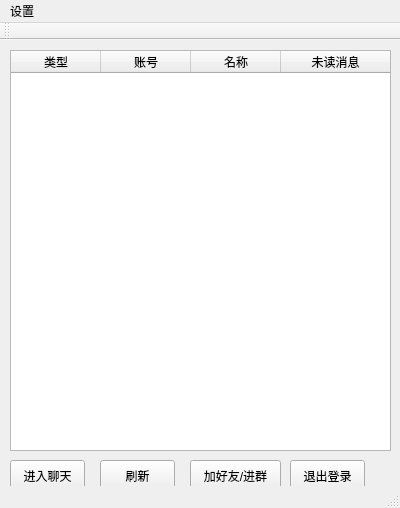
<?xml version="1.0" encoding="UTF-8"?>
<ui version="4.0">
 <class>MainWindow</class>
 <widget class="QMainWindow" name="MainWindow">
  <property name="geometry">
   <rect>
    <x>0</x>
    <y>0</y>
    <width>400</width>
    <height>508</height>
   </rect>
  </property>
  <property name="windowTitle">
   <string/>
  </property>
  <property name="windowIcon">
   <iconset resource="images.qrc">
    <normaloff>:/images/other</normaloff>:/images/other</iconset>
  </property>
  <widget class="QWidget" name="centralWidget">
   <widget class="QTableWidget" name="tableWidget">
    <property name="geometry">
     <rect>
      <x>10</x>
      <y>10</y>
      <width>381</width>
      <height>401</height>
     </rect>
    </property>
    <property name="minimumSize">
     <size>
      <width>381</width>
      <height>401</height>
     </size>
    </property>
    <property name="sortingEnabled">
     <bool>false</bool>
    </property>
    <attribute name="horizontalHeaderVisible">
     <bool>true</bool>
    </attribute>
    <attribute name="horizontalHeaderCascadingSectionResizes">
     <bool>false</bool>
    </attribute>
    <attribute name="horizontalHeaderDefaultSectionSize">
     <number>90</number>
    </attribute>
    <attribute name="horizontalHeaderHighlightSections">
     <bool>true</bool>
    </attribute>
    <attribute name="horizontalHeaderMinimumSectionSize">
     <number>90</number>
    </attribute>
    <attribute name="horizontalHeaderShowSortIndicator" stdset="0">
     <bool>false</bool>
    </attribute>
    <attribute name="horizontalHeaderStretchLastSection">
     <bool>true</bool>
    </attribute>
    <attribute name="verticalHeaderVisible">
     <bool>false</bool>
    </attribute>
    <attribute name="verticalHeaderCascadingSectionResizes">
     <bool>false</bool>
    </attribute>
    <attribute name="verticalHeaderDefaultSectionSize">
     <number>36</number>
    </attribute>
    <attribute name="verticalHeaderHighlightSections">
     <bool>true</bool>
    </attribute>
    <attribute name="verticalHeaderShowSortIndicator" stdset="0">
     <bool>false</bool>
    </attribute>
    <attribute name="verticalHeaderStretchLastSection">
     <bool>false</bool>
    </attribute>
    <column>
     <property name="text">
      <string>类型</string>
     </property>
    </column>
    <column>
     <property name="text">
      <string>账号</string>
     </property>
    </column>
    <column>
     <property name="text">
      <string>名称</string>
     </property>
    </column>
    <column>
     <property name="text">
      <string>未读消息</string>
     </property>
    </column>
   </widget>
   <widget class="QPushButton" name="refresh">
    <property name="geometry">
     <rect>
      <x>100</x>
      <y>420</y>
      <width>75</width>
      <height>31</height>
     </rect>
    </property>
    <property name="text">
     <string>刷新</string>
    </property>
   </widget>
   <widget class="QPushButton" name="openDialogWindow">
    <property name="geometry">
     <rect>
      <x>10</x>
      <y>420</y>
      <width>75</width>
      <height>31</height>
     </rect>
    </property>
    <property name="text">
     <string>进入聊天</string>
    </property>
   </widget>
   <widget class="QPushButton" name="addFriendGroup">
    <property name="geometry">
     <rect>
      <x>190</x>
      <y>420</y>
      <width>91</width>
      <height>31</height>
     </rect>
    </property>
    <property name="text">
     <string>加好友/进群</string>
    </property>
   </widget>
   <widget class="QPushButton" name="quit">
    <property name="geometry">
     <rect>
      <x>290</x>
      <y>420</y>
      <width>75</width>
      <height>31</height>
     </rect>
    </property>
    <property name="text">
     <string>退出登录</string>
    </property>
   </widget>
  </widget>
  <widget class="QMenuBar" name="menuBar">
   <property name="geometry">
    <rect>
     <x>0</x>
     <y>0</y>
     <width>400</width>
     <height>23</height>
    </rect>
   </property>
   <widget class="QMenu" name="menu">
    <property name="title">
     <string>设置</string>
    </property>
    <addaction name="updateInfo"/>
    <addaction name="createGroup"/>
    <addaction name="reSign"/>
    <addaction name="separator"/>
    <addaction name="exit"/>
   </widget>
   <addaction name="menu"/>
  </widget>
  <widget class="QToolBar" name="mainToolBar">
   <attribute name="toolBarArea">
    <enum>TopToolBarArea</enum>
   </attribute>
   <attribute name="toolBarBreak">
    <bool>false</bool>
   </attribute>
  </widget>
  <widget class="QStatusBar" name="statusBar"/>
  <action name="exit">
   <property name="text">
    <string>退出QChat(&amp;E)</string>
   </property>
  </action>
  <action name="reSign">
   <property name="text">
    <string>重新登录(&amp;N)</string>
   </property>
  </action>
  <action name="updateInfo">
   <property name="text">
    <string>修改个人信息(&amp;I)</string>
   </property>
  </action>
  <action name="createGroup">
   <property name="text">
    <string>创建群聊(&amp;C)</string>
   </property>
  </action>
 </widget>
 <layoutdefault spacing="6" margin="11"/>
 <resources>
  <include location="images.qrc"/>
 </resources>
 <connections/>
</ui>
